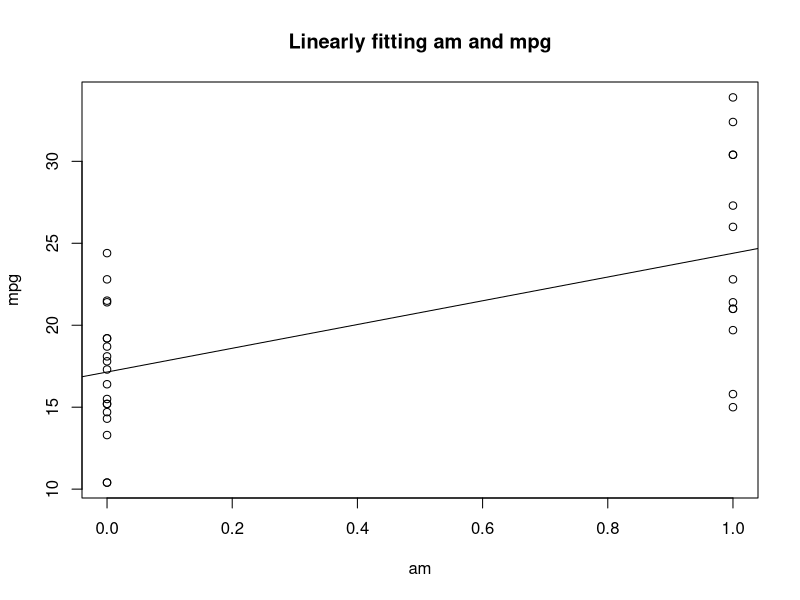
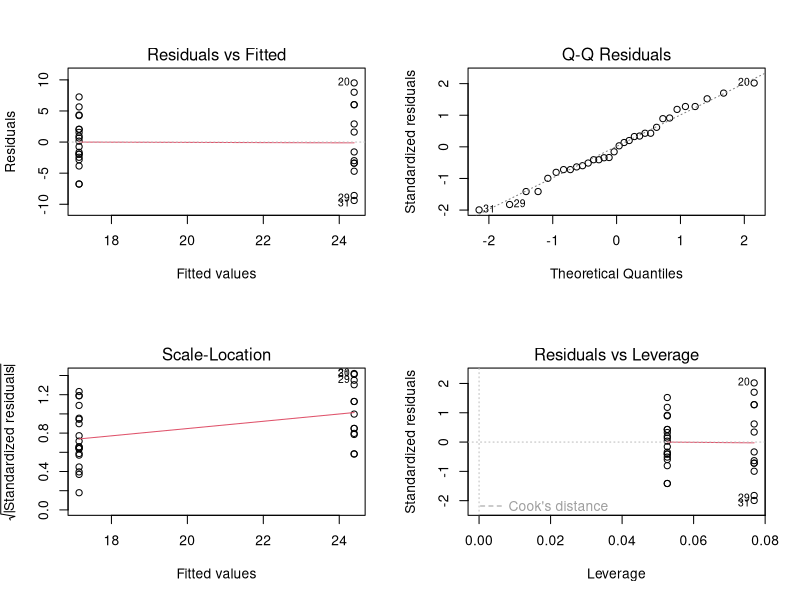
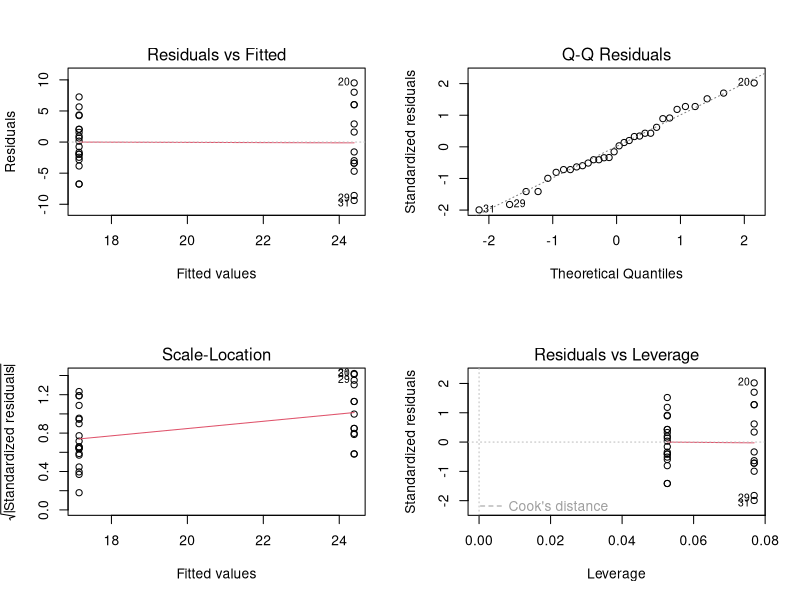
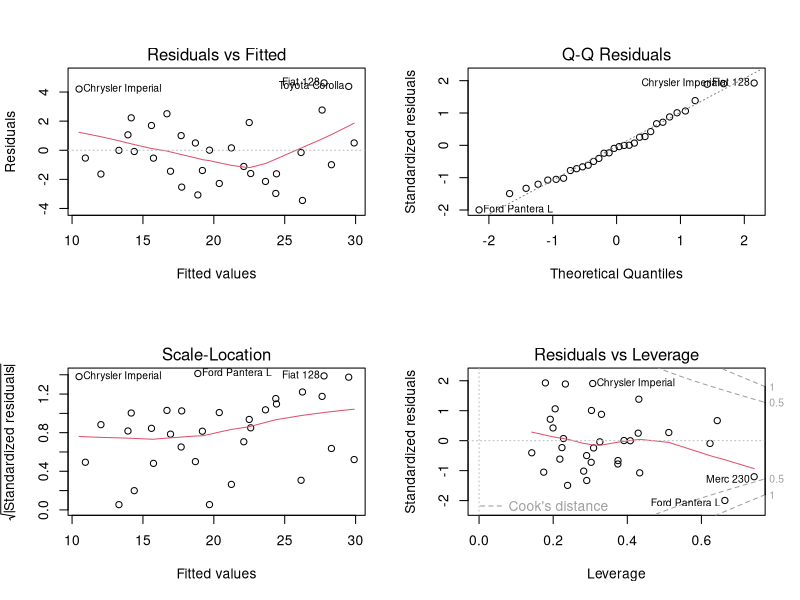

Reproduce these figures in R, in order.
## ---- chunk 1
data(mtcars)
head(mtcars)
## ---- chunk 2
mpg <- mtcars$mpg
am <- mtcars$am
fit <- lm(mpg~am)
fit$coefficients
plot(am,mpg,main="Linearly fitting am and mpg")
abline(fit)
## ---- chunk 3
par(mfrow=c(2,2))
plot(fit)
## ---- chunk 4
fit_mul <- lm(mpg~.,data=mtcars)
summary(fit_mul)$coefficients
## ---- chunk 5
anova(fit,fit_mul)
## ---- chunk 6
par(mfrow=c(2,2))
plot(fit)
## ---- chunk 7
par(mfrow=c(2,2))
plot(fit_mul)
